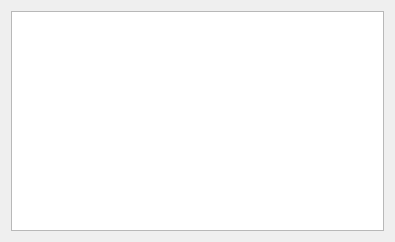
<?xml version="1.0" encoding="UTF-8"?>
<ui version="4.0">
 <class>DialogAbout</class>
 <widget class="QDialog" name="DialogAbout">
  <property name="geometry">
   <rect>
    <x>0</x>
    <y>0</y>
    <width>395</width>
    <height>242</height>
   </rect>
  </property>
  <property name="windowTitle">
   <string>About IndentationGUI</string>
  </property>
  <property name="layoutDirection">
   <enum>Qt::LeftToRight</enum>
  </property>
  <property name="autoFillBackground">
   <bool>false</bool>
  </property>
  <property name="inputMethodHints">
   <set>Qt::ImhNone</set>
  </property>
  <layout class="QGridLayout" name="gridLayout">
   <item row="3" column="0">
    <widget class="QTextBrowser" name="textBrowser_About">
     <property name="markdown">
      <string/>
     </property>
     <property name="html">
      <string>&lt;!DOCTYPE HTML PUBLIC &quot;-//W3C//DTD HTML 4.0//EN&quot; &quot;http://www.w3.org/TR/REC-html40/strict.dtd&quot;&gt;
&lt;html&gt;&lt;head&gt;&lt;meta name=&quot;qrichtext&quot; content=&quot;1&quot; /&gt;&lt;meta charset=&quot;utf-8&quot; /&gt;&lt;style type=&quot;text/css&quot;&gt;
p, li { white-space: pre-wrap; }
hr { height: 1px; border-width: 0; }
li.unchecked::marker { content: &quot;\2610&quot;; }
li.checked::marker { content: &quot;\2612&quot;; }
&lt;/style&gt;&lt;/head&gt;&lt;body style=&quot; font-family:'Ubuntu'; font-size:11pt; font-weight:400; font-style:normal;&quot;&gt;
&lt;p style=&quot;-qt-paragraph-type:empty; margin-top:0px; margin-bottom:0px; margin-left:0px; margin-right:0px; -qt-block-indent:0; text-indent:0px; font-family:'Segoe UI'; font-size:9pt;&quot;&gt;&lt;br /&gt;&lt;/p&gt;&lt;/body&gt;&lt;/html&gt;</string>
     </property>
    </widget>
   </item>
  </layout>
 </widget>
 <resources/>
 <connections/>
</ui>
